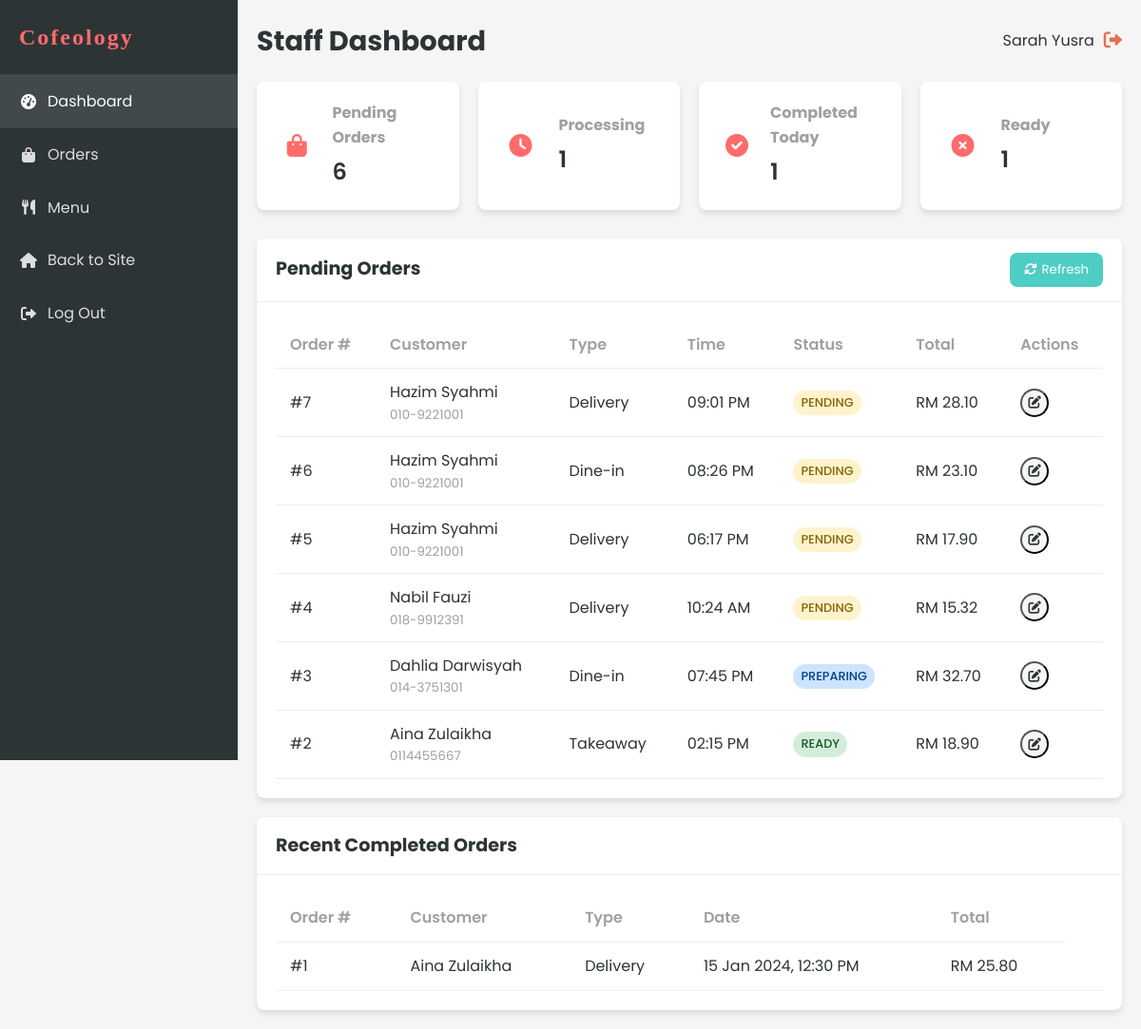
Page /staff/dashboard.php (signed in) on the earlier database version.
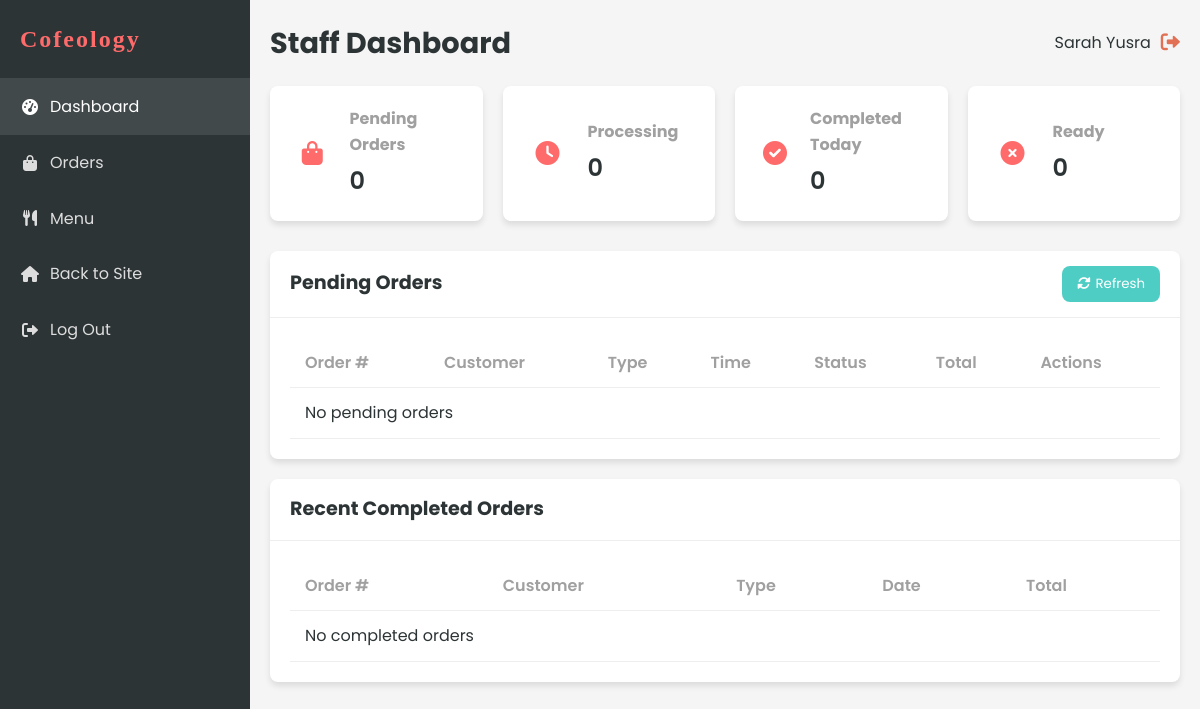
Same page on the later database version.
### tables this page shows
CREATE TABLE `order` (
  `ORDER_ID` int(11) NOT NULL AUTO_INCREMENT,
  `ORDER_NUMBER` varchar(20) NOT NULL,
  `ORDER_TIME` time NOT NULL,
  `ORDER_DATE` date NOT NULL,
  `ORDER_TYPE` enum('delivery','takeaway','dine-in') NOT NULL,
  `ORDER_STATUS` enum('pending','preparing','ready','out_for_delivery','completed','cancelled') DEFAULT 'pending',
  `TOT_AMOUNT` decimal(10,2) NOT NULL,
  `DELIVERY_ADDRESS` text DEFAULT NULL,
  `PAYMENT_METHOD` varchar(50) DEFAULT NULL,
  `PAYMENT_STATUS` enum('pending','completed','failed') DEFAULT 'pending',
  `CUST_ID` varchar(20) NOT NULL,
  `STAFF_ID` varchar(20) DEFAULT NULL,
  `special_instructions` text DEFAULT NULL,
  `pickup_time` datetime DEFAULT NULL,
  `created_at` timestamp NOT NULL DEFAULT current_timestamp(),
  `updated_at` timestamp NOT NULL DEFAULT current_timestamp() ON UPDATE current_timestamp(),
  PRIMARY KEY (`ORDER_ID`),
  UNIQUE KEY `ORDER_NUMBER` (`ORDER_NUMBER`),
  KEY `idx_order_cust_id` (`CUST_ID`),
  KEY `idx_order_staff_id` (`STAFF_ID`),
  KEY `idx_order_status` (`ORDER_STATUS`),
  KEY `idx_order_date` (`ORDER_DATE`),
  FOREIGN KEY (`CUST_ID`) REFERENCES `customer` (`CUSTOMER_ID`) ON DELETE CASCADE,
  FOREIGN KEY (`STAFF_ID`) REFERENCES `staff` (`STAFF_NUMBER`) ON DELETE SET NULL
);

CREATE TABLE `customer` (
  `CUST_ID` int(11) NOT NULL AUTO_INCREMENT,
  `CUSTOMER_ID` varchar(20) NOT NULL,
  `CUST_NAME` varchar(100) NOT NULL,
  `CUST_NPHONE` varchar(20) NOT NULL,
  `CUST_EMAIL` varchar(100) NOT NULL,
  `CUST_PASSWORD` varchar(255) NOT NULL,
  `MEMBERSHIP` enum('basic','premium','vip') DEFAULT 'basic',
  `created_at` timestamp NOT NULL DEFAULT current_timestamp(),
  `updated_at` timestamp NOT NULL DEFAULT current_timestamp() ON UPDATE current_timestamp(),
  PRIMARY KEY (`CUST_ID`),
  UNIQUE KEY `CUSTOMER_ID` (`CUSTOMER_ID`),
  UNIQUE KEY `CUST_EMAIL` (`CUST_EMAIL`),
  KEY `idx_customer_email` (`CUST_EMAIL`)
);

### includes/functions.php (called while the page is built, shortened)
<?php
function formatCurrency($amount) {
    return 'RM ' . number_format($amount, 2);
}
?>

### staff/dashboard.php (the view, shortened to what the changed rows need)
<?php
include '../includes/db_connect.php';
include '../includes/functions.php';
$stmt = $conn->prepare("
    SELECT o.*, c.CUST_NAME as customer_name, c.CUST_NPHONE as customer_phone
    FROM `ORDER` o
    JOIN CUSTOMER c ON o.CUST_ID = c.CUST_ID
    WHERE o.ORDER_STATUS != 'completed' AND o.ORDER_STATUS != 'cancelled'
    ORDER BY o.ORDER_DATE DESC, o.ORDER_TIME DESC
");
$stmt->execute();
$pendingOrders = $stmt->get_result()->fetch_all(MYSQLI_ASSOC);
$stmt = $conn->prepare("
    SELECT o.*, c.CUST_NAME as customer_name
    FROM `ORDER` o
    JOIN CUSTOMER c ON o.CUST_ID = c.CUST_ID
    WHERE o.ORDER_STATUS = 'completed'
    ORDER BY o.ORDER_DATE DESC, o.ORDER_TIME DESC
    LIMIT 10
");
$stmt->execute();
$completedOrders = $stmt->get_result()->fetch_all(MYSQLI_ASSOC);
?>
<!DOCTYPE html>
<html lang="en">
<head>
    <link rel="stylesheet" href="../css/style.css?v=1.1">
    <link rel="stylesheet" href="../css/dashboard.css?v=1.1">
    <link rel="stylesheet" href="https://cdnjs.cloudflare.com/ajax/libs/font-awesome/6.0.0-beta3/css/all.min.css">
</head>
<body>
    <div class="dashboard-container">
        <?php include 'sidebar.php'; ?>
        <div class="dashboard-content">
            <header class="dashboard-header">
                <div class="header-title">
                    <h1>Staff Dashboard</h1>
                </div>
            </header>
            <div class="dashboard-stats">
                <div class="stat-card">
                    <div class="stat-info">
                        <h3>Pending Orders</h3>
                        <p id="pending-count"><?php echo count($pendingOrders); ?></p>
                    </div>
                </div>
                <div class="stat-card">
                    <div class="stat-info">
                        <h3>Processing</h3>
                        <p id="processing-count">
                            <?php
                            $processingCount = 0;
                            foreach($pendingOrders as $order) {
                                if($order['ORDER_STATUS'] === 'preparing') $processingCount++;
                            }
                            echo $processingCount;
                            ?>
                        </p>
                    </div>
                </div>
                <div class="stat-card">
                    <div class="stat-info">
                        <h3>Completed Today</h3>
                        <p id="completed-count"><?php echo count($completedOrders); ?></p>
                    </div>
                </div>
                <div class="stat-card">
                    <div class="stat-info">
                        <h3>Ready</h3>
                        <p id="ready-count">
                            <?php
                            $readyCount = 0;
                            foreach($pendingOrders as $order) {
                                if($order['ORDER_STATUS'] === 'ready') $readyCount++;
                            }
                            echo $readyCount;
                            ?>
                        </p>
                    </div>
                </div>
            </div>
            <div class="dashboard-main">
                <div class="card">
                    <div class="card-header">
                        <h2>Pending Orders</h2>
                    </div>
                    <div class="card-body">
                        <div class="table-responsive">
                            <table class="table">
                                <thead>
                                    <tr>
                                        <th>Order #</th>
                                        <th>Customer</th>
                                        <th>Type</th>
                                        <th>Time</th>
                                        <th>Status</th>
                                        <th>Total</th>
                                        <th>Actions</th>
                                    </tr>
                                </thead>
                                <tbody id="pending-orders">
                                    <?php if (empty($pendingOrders)): ?>
                                        <tr>
                                            <td colspan="7" class="text-center">No pending orders</td>
                                        </tr>
                                    <?php else: ?>
                                        <?php foreach ($pendingOrders as $order): ?>
                                            <tr>
                                                <td>#<?php echo $order['ORDER_ID']; ?></td>
                                                <td>
                                                    <div class="customer-info">
                                                        <span><?php echo htmlspecialchars($order['customer_name']); ?></span>
                                                        <small><?php echo htmlspecialchars($order['customer_phone']); ?></small>
                                                    </div>
                                                </td>
                                                <td><?php echo ucfirst($order['ORDER_TYPE']); ?></td>
                                                <td><?php echo date('h:i A', strtotime($order['ORDER_DATE'] . ' ' . $order['ORDER_TIME'])); ?></td>
                                                <td>
                                                    <span class="status-badge <?php echo $order['ORDER_STATUS']; ?>">
                                                        <?php echo ucfirst($order['ORDER_STATUS']); ?>
                                                    </span>
                                                </td>
                                                <td><?php echo formatCurrency($order['TOT_AMOUNT']); ?></td>
                                                <td>
                                                    <div class="table-actions">
                                                        <button class="btn-icon update-status" data-id="<?php echo $order['ORDER_ID']; ?>" title="Update Status">
                                                            <i class="fas fa-edit"></i>
                                                        </button>
                                                    </div>
                                                </td>
                                            </tr>
                                        <?php endforeach; ?>
                                    <?php endif; ?>
                                </tbody>
                            </table>
                        </div>
                    </div>
                </div>
                <div class="card">
                    <div class="card-header">
                        <h2>Recent Completed Orders</h2>
                    </div>
                    <div class="card-body">
                        <div class="table-responsive">
                            <table class="table">
                                <thead>
                                    <tr>
                                        <th>Order #</th>
                                        <th>Customer</th>
                                        <th>Type</th>
                                        <th>Date</th>
                                        <th>Total</th>
                                    </tr>
                                </thead>
                                <tbody>
                                    <?php if (empty($completedOrders)): ?>
                                        <tr>
                                            <td colspan="6" class="text-center">No completed orders</td>
                                        </tr>
                                    <?php else: ?>
                                        <?php foreach ($completedOrders as $order): ?>
                                            <tr>
                                                <td>#<?php echo $order['ORDER_ID']; ?></td>
                                                <td><?php echo htmlspecialchars($order['customer_name']); ?></td>
                                                <td><?php echo ucfirst($order['ORDER_TYPE']); ?></td>
                                                <td><?php echo date('d M Y, h:i A', strtotime($order['ORDER_DATE'] . ' ' . $order['ORDER_TIME'])); ?></td>
                                                <td><?php echo formatCurrency($order['TOT_AMOUNT']); ?></td>
                                                <td>
                                                </td>
                                            </tr>
                                        <?php endforeach; ?>
                                    <?php endif; ?>
                                </tbody>
                            </table>
                        </div>
                    </div>
                </div>
            </div>
        </div>
    </div>
</body>
</html>

Differences in the rows shown:
no longer on this page (row edited): order: ORDER_ID "7", CUST_ID.CUST_NAME "Hazim Syahmi", CUST_ID.CUST_NPHONE "010-9221001", ORDER_TYPE "Delivery", ORDER_DATE+ORDER_TIME "09:01 PM", ORDER_STATUS "PENDING", TOT_AMOUNT "RM 28.10", shown under "Pending Orders"
no longer on this page (row edited): order: ORDER_ID "6", CUST_ID.CUST_NAME "Hazim Syahmi", CUST_ID.CUST_NPHONE "010-9221001", ORDER_TYPE "Dine-in", ORDER_DATE+ORDER_TIME "08:26 PM", ORDER_STATUS "PENDING", TOT_AMOUNT "RM 23.10", shown under "Pending Orders"
no longer on this page (row edited): order: ORDER_ID "5", CUST_ID.CUST_NAME "Hazim Syahmi", CUST_ID.CUST_NPHONE "010-9221001", ORDER_TYPE "Delivery", ORDER_DATE+ORDER_TIME "06:17 PM", ORDER_STATUS "PENDING", TOT_AMOUNT "RM 17.90", shown under "Pending Orders"
no longer on this page (row edited): order: ORDER_ID "4", CUST_ID.CUST_NAME "Nabil Fauzi", CUST_ID.CUST_NPHONE "018-9912391", ORDER_TYPE "Delivery", ORDER_DATE+ORDER_TIME "10:24 AM", ORDER_STATUS "PENDING", TOT_AMOUNT "RM 15.32", shown under "Pending Orders"
no longer on this page (row edited): order: ORDER_ID "3", CUST_ID.CUST_NAME "Dahlia Darwisyah", CUST_ID.CUST_NPHONE "014-3751301", ORDER_TYPE "Dine-in", ORDER_DATE+ORDER_TIME "07:45 PM", ORDER_STATUS "PREPARING", TOT_AMOUNT "RM 32.70", shown under "Pending Orders"
no longer on this page (row edited): order: ORDER_ID "2", CUST_ID.CUST_NAME "Aina Zulaikha", CUST_ID.CUST_NPHONE "0114455667", ORDER_TYPE "Takeaway", ORDER_DATE+ORDER_TIME "02:15 PM", ORDER_STATUS "READY", TOT_AMOUNT "RM 18.90", shown under "Pending Orders"
no longer on this page (row edited): order: ORDER_ID "1", CUST_ID.CUST_NAME "Aina Zulaikha", ORDER_TYPE "Delivery", ORDER_DATE+ORDER_TIME "15 Jan 2024, 12:30 PM", TOT_AMOUNT "RM 25.80", shown under "Recent Completed Orders"
Other differences:
count($pendingOrders): "6" → "0"
$processingCount: "1" → "0"
count($completedOrders): "1" → "0"
$readyCount: "1" → "0"
text now shown: "No pending orders No completed orders"
